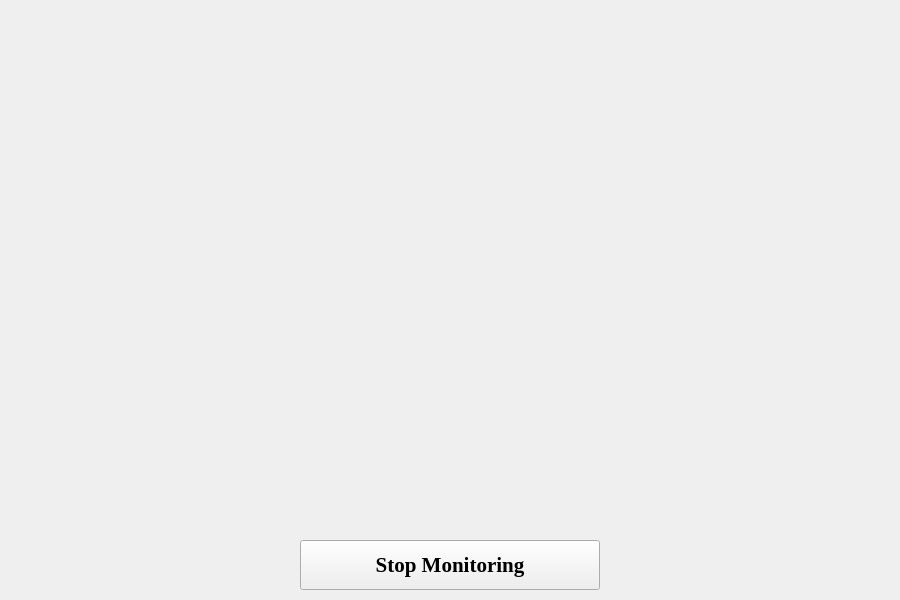
<?xml version="1.0" encoding="UTF-8"?>
<ui version="4.0">
 <class>MainWindow</class>
 <widget class="QMainWindow" name="MainWindow">
  <property name="geometry">
   <rect>
    <x>0</x>
    <y>0</y>
    <width>900</width>
    <height>600</height>
   </rect>
  </property>
  <property name="minimumSize">
   <size>
    <width>900</width>
    <height>600</height>
   </size>
  </property>
  <property name="maximumSize">
   <size>
    <width>900</width>
    <height>600</height>
   </size>
  </property>
  <property name="windowTitle">
   <string>Weapon Detection</string>
  </property>
  <widget class="QWidget" name="centralwidget">
   <widget class="QPushButton" name="stop_detection_button">
    <property name="geometry">
     <rect>
      <x>300</x>
      <y>540</y>
      <width>300</width>
      <height>50</height>
     </rect>
    </property>
    <property name="font">
     <font>
      <family>Times New Roman</family>
      <pointsize>16</pointsize>
      <weight>75</weight>
      <bold>true</bold>
     </font>
    </property>
    <property name="text">
     <string>Stop Monitoring</string>
    </property>
   </widget>
   <widget class="QLabel" name="label_detection">
    <property name="geometry">
     <rect>
      <x>10</x>
      <y>10</y>
      <width>880</width>
      <height>500</height>
     </rect>
    </property>
    <property name="minimumSize">
     <size>
      <width>880</width>
      <height>500</height>
     </size>
    </property>
    <property name="maximumSize">
     <size>
      <width>880</width>
      <height>500</height>
     </size>
    </property>
    <property name="text">
     <string/>
    </property>
   </widget>
  </widget>
 </widget>
 <resources/>
 <connections/>
</ui>
